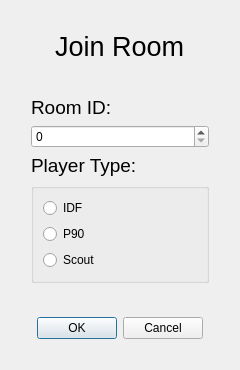
<?xml version="1.0" encoding="UTF-8"?>
<ui version="4.0">
 <class>JoinRoom</class>
 <widget class="QDialog" name="JoinRoom">
  <property name="geometry">
   <rect>
    <x>0</x>
    <y>0</y>
    <width>240</width>
    <height>370</height>
   </rect>
  </property>
  <property name="windowTitle">
   <string>Dialog</string>
  </property>
  <layout class="QGridLayout" name="gridLayout">
   <item row="1" column="0">
    <layout class="QVBoxLayout" name="verticalLayout">
     <property name="leftMargin">
      <number>20</number>
     </property>
     <property name="rightMargin">
      <number>20</number>
     </property>
     <item alignment="Qt::AlignHCenter|Qt::AlignTop">
      <widget class="QLabel" name="label">
       <property name="font">
        <font>
         <pointsize>20</pointsize>
        </font>
       </property>
       <property name="text">
        <string>Join Room</string>
       </property>
      </widget>
     </item>
     <item>
      <spacer name="verticalSpacer_2">
       <property name="orientation">
        <enum>Qt::Vertical</enum>
       </property>
       <property name="sizeHint" stdset="0">
        <size>
         <width>20</width>
         <height>40</height>
        </size>
       </property>
      </spacer>
     </item>
     <item>
      <widget class="QLabel" name="label_2">
       <property name="font">
        <font>
         <pointsize>14</pointsize>
        </font>
       </property>
       <property name="text">
        <string>Room ID:</string>
       </property>
      </widget>
     </item>
     <item>
      <widget class="QSpinBox" name="id">
       <property name="maximum">
        <number>9999</number>
       </property>
       <property name="displayIntegerBase">
        <number>10</number>
       </property>
      </widget>
     </item>
     <item>
      <widget class="QLabel" name="label_3">
       <property name="font">
        <font>
         <pointsize>14</pointsize>
        </font>
       </property>
       <property name="text">
        <string>Player Type:</string>
       </property>
      </widget>
     </item>
     <item>
      <widget class="QGroupBox" name="groupBox">
       <property name="minimumSize">
        <size>
         <width>0</width>
         <height>100</height>
        </size>
       </property>
       <property name="title">
        <string/>
       </property>
       <layout class="QVBoxLayout" name="verticalLayout_2">
        <item>
         <widget class="QRadioButton" name="IDF">
          <property name="text">
           <string>IDF</string>
          </property>
          <attribute name="buttonGroup">
           <string notr="true">PlayerType</string>
          </attribute>
         </widget>
        </item>
        <item>
         <widget class="QRadioButton" name="P90">
          <property name="text">
           <string>P90</string>
          </property>
          <attribute name="buttonGroup">
           <string notr="true">PlayerType</string>
          </attribute>
         </widget>
        </item>
        <item>
         <widget class="QRadioButton" name="Scout">
          <property name="text">
           <string>Scout</string>
          </property>
          <attribute name="buttonGroup">
           <string notr="true">PlayerType</string>
          </attribute>
         </widget>
        </item>
       </layout>
      </widget>
     </item>
     <item>
      <spacer name="verticalSpacer">
       <property name="orientation">
        <enum>Qt::Vertical</enum>
       </property>
       <property name="sizeHint" stdset="0">
        <size>
         <width>20</width>
         <height>40</height>
        </size>
       </property>
      </spacer>
     </item>
    </layout>
   </item>
   <item row="0" column="0">
    <spacer name="verticalSpacer_3">
     <property name="orientation">
      <enum>Qt::Vertical</enum>
     </property>
     <property name="sizeType">
      <enum>QSizePolicy::Minimum</enum>
     </property>
     <property name="sizeHint" stdset="0">
      <size>
       <width>20</width>
       <height>20</height>
      </size>
     </property>
    </spacer>
   </item>
   <item row="3" column="0">
    <widget class="QDialogButtonBox" name="select">
     <property name="sizePolicy">
      <sizepolicy hsizetype="Expanding" vsizetype="Maximum">
       <horstretch>0</horstretch>
       <verstretch>0</verstretch>
      </sizepolicy>
     </property>
     <property name="cursor">
      <cursorShape>PointingHandCursor</cursorShape>
     </property>
     <property name="layoutDirection">
      <enum>Qt::LeftToRight</enum>
     </property>
     <property name="orientation">
      <enum>Qt::Horizontal</enum>
     </property>
     <property name="standardButtons">
      <set>QDialogButtonBox::Cancel|QDialogButtonBox::Ok</set>
     </property>
     <property name="centerButtons">
      <bool>true</bool>
     </property>
    </widget>
   </item>
   <item row="4" column="0">
    <spacer name="verticalSpacer_4">
     <property name="orientation">
      <enum>Qt::Vertical</enum>
     </property>
     <property name="sizeType">
      <enum>QSizePolicy::Minimum</enum>
     </property>
     <property name="sizeHint" stdset="0">
      <size>
       <width>20</width>
       <height>20</height>
      </size>
     </property>
    </spacer>
   </item>
  </layout>
 </widget>
 <resources/>
 <connections>
  <connection>
   <sender>select</sender>
   <signal>accepted()</signal>
   <receiver>JoinRoom</receiver>
   <slot>accept()</slot>
   <hints>
    <hint type="sourcelabel">
     <x>128</x>
     <y>264</y>
    </hint>
    <hint type="destinationlabel">
     <x>119</x>
     <y>159</y>
    </hint>
   </hints>
  </connection>
  <connection>
   <sender>select</sender>
   <signal>rejected()</signal>
   <receiver>JoinRoom</receiver>
   <slot>reject()</slot>
   <hints>
    <hint type="sourcelabel">
     <x>128</x>
     <y>264</y>
    </hint>
    <hint type="destinationlabel">
     <x>119</x>
     <y>159</y>
    </hint>
   </hints>
  </connection>
 </connections>
 <buttongroups>
  <buttongroup name="PlayerType"/>
 </buttongroups>
</ui>
